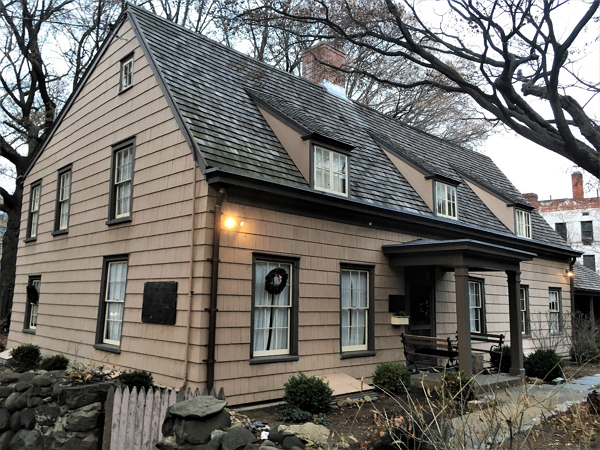
#> input picture OpenCV기본/house.png, 600 x 450 px, found by its file name
$ jupyter execute '08.에지검출.ipynb'
#> lines starting #> are read from the running program, lines starting #| are printed output that depends on the picture
## 에지 검출

### 캐니 에지 디텍터

[cell 1]
import cv2


img_gray = cv2.imread('./image/house.png', cv2.IMREAD_GRAYSCALE)
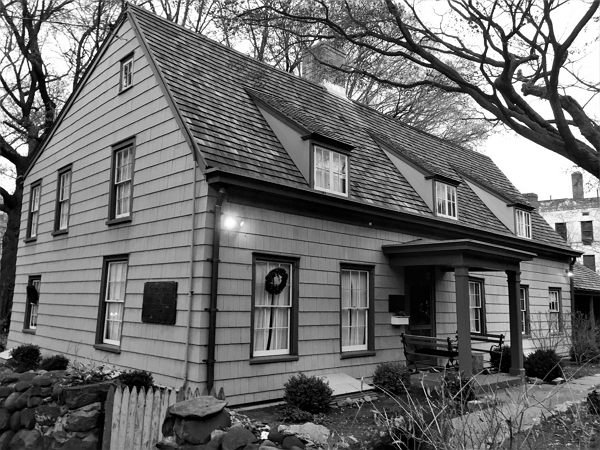
#> img_gray: shape (450, 600); min 0, max 255, mean 109.5
cv2.imshow("Original", img_gray)

#블러를 적용하여 잡음 제거
img_gray = cv2.blur(img_gray,(3, 3))
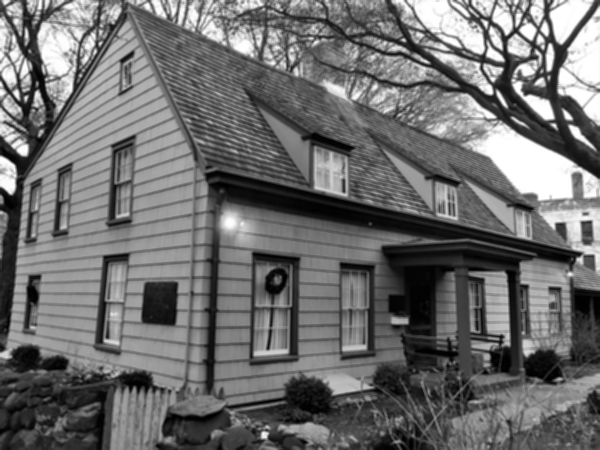
#> img_gray: shape (450, 600); min 0, max 255, mean 109.5

#보통 첫 번째 임계값의 2~3배로 두번째 임계값을 정함
img_canny = cv2.Canny(img_gray, 50, 150)
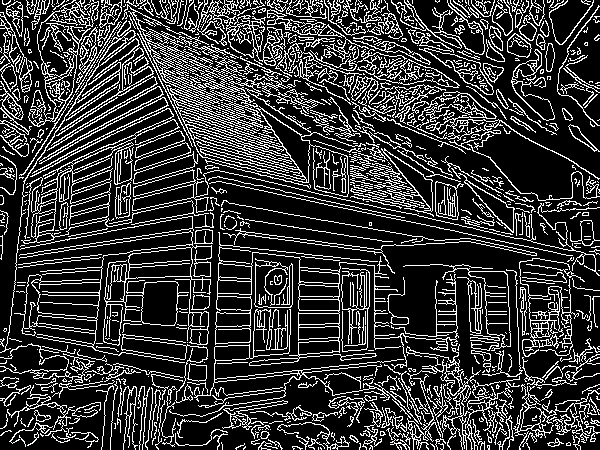
#> img_canny: shape (450, 600); 21.7% white in thin lines or dots
cv2.imshow("Canny Edge", img_canny)

cv2.waitKey(0)
cv2.destroyAllWindows()

### 임계값 실시간 찾기

[cell 2]
import cv2


#트랙바를 조정할 때마다 실행되는 콜백함수
# 여기에서는 아무 일하지 않는 더미함수로 정의
def on_trackbar(x):
    pass


#트랙바를 붙일 윈도우를 생성
cv2.namedWindow('Canny')

#트랙바 생성
#(트랙바 이름, 윈도우 이름, 트랙바의 최소값, 트랙바의 최대값 콜백함수)
cv2.createTrackbar('low threshold', 'Canny', 0, 1000, on_trackbar)
cv2.createTrackbar('high threshold', 'Canny', 0, 1000, on_trackbar)


#트랙바의 초기값 설정
cv2.setTrackbarPos('low threshold', 'Canny', 50)
cv2.setTrackbarPos('high threshold', 'Canny', 150)


img_gray = cv2.imread('./image/house.png', cv2.IMREAD_GRAYSCALE)


while (True):

    #현재 트랙바의 위치를 가져오고
    low = cv2.getTrackbarPos('low threshold', 'Canny')
    high = cv2.getTrackbarPos('high threshold', 'Canny')


    #엣지 적용
    img_canny = cv2.Canny(img_gray, low, high)
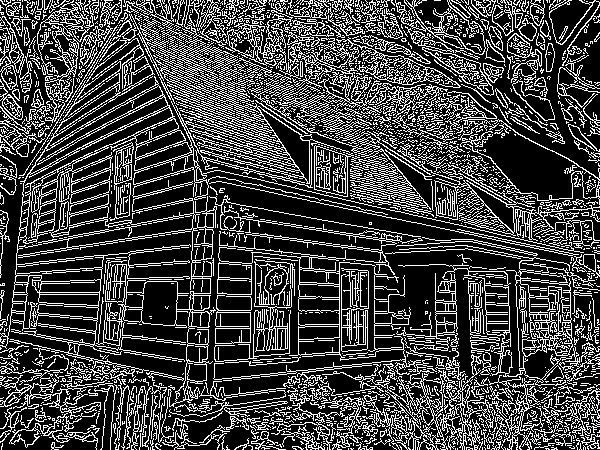
#> img_canny: shape (450, 600); 26.6% white in thin lines or dots

    cv2.imshow('Canny', img_canny)

    if cv2.waitKey(1) & 0xFF == ord('q'):
#> (key q is pressed here)
        break


cv2.destroyAllWindows()
